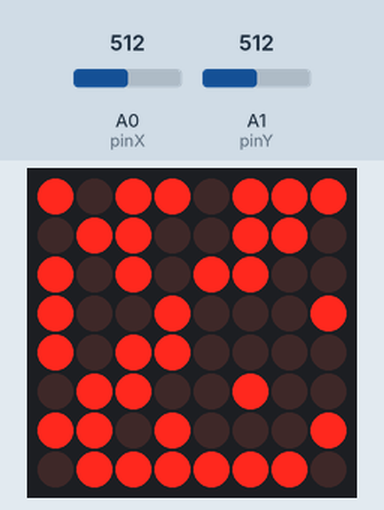
Simulated run of this sketch. Board: Arduino Uno, built with avr-gcc and run on an emulated ATmega328P. Parts: 8×8 LED matrix. Inputs (shaded band) come from the test bench; at power-on: A0 (pinX) = 512, A1 (pinY) = 512. Random numbers use the default seed unless the sketch sets one.

Above: at 0.15 s.
At 1.27 s:
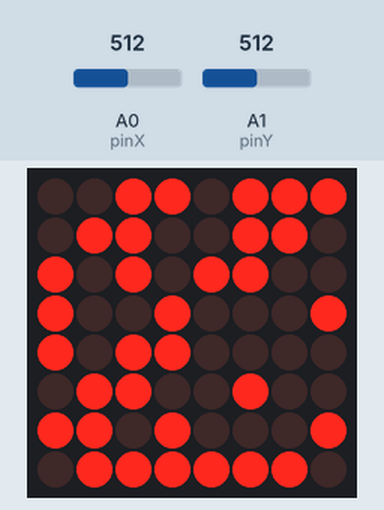
1.3 s: A0 (pinX) set to 610
At 1.37 s:
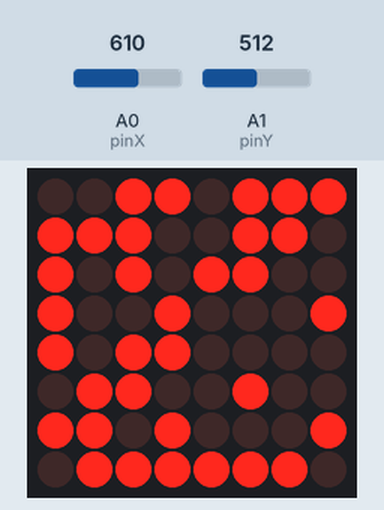

The sketch:

Homework7.ino
```cpp
#include "LedControl.h"

const int pinSW = 2;
const int pinX = 0;
const int pinY = 1;
const int wallsNumber = 32;
const int dinPin = 12;
const int clockPin = 11;
const int loadPin = 10;
const int matrixSize = 8;
const int matrixLength = matrixSize * matrixSize;
int playerPosition = 0;
bool isSpawned = 0;
unsigned long playerBlinkTime = 100;
unsigned long lastPlayerBlink = 0;
bool isBlinking = 0;
byte swState = LOW;
const int minTreshold = 400;
const int maxTreshold = 600;
bool joyMoved = false;
bool joyIsNeutral = false;
int debounceDelay = 50;

bool walls[matrixSize*matrixSize];

LedControl lc = LedControl(dinPin, clockPin, loadPin, 1);

void setup()
{
  Serial.begin(9600);

  lc.shutdown(0, false);                 // turn off power saving, enables display
  lc.setIntensity(0, 1);                 // sets brightness (0~15 possible values)
  lc.clearDisplay(0);                    // clear screen

  randomSeed(analogRead(0));

  spawnPlayer();
  generateWorld();
}

void spawnPlayer()
{
  playerPosition = random(0, matrixLength);
}

void movePlayer()
{
  int xValue = analogRead(pinX);
  int yValue = analogRead(pinY);
  if (xValue >= minTreshold && xValue <= maxTreshold && yValue >= minTreshold && yValue <=maxTreshold)
    joyIsNeutral = true;

  if(xValue > maxTreshold && walls[playerPosition + 1] == false && joyIsNeutral)
  {

    playerPosition++;
    joyIsNeutral = false;
  }
  if(xValue < minTreshold && walls[playerPosition - 1] == false && joyIsNeutral)
  {
    playerPosition--;
    joyIsNeutral = false;
  }
  if(yValue > maxTreshold && walls[playerPosition + matrixSize] == false && joyIsNeutral)
  {
    playerPosition = playerPosition + matrixSize;
    joyIsNeutral = false;
  }
  if(yValue < minTreshold && walls[playerPosition - matrixSize] == false && joyIsNeutral)
  {
    playerPosition = playerPosition - matrixSize;
    joyIsNeutral = false;
  }
}

void spawnBomb()
{

}
void generateWorld()
{
  int wallCount = 0;
  int off[5] = {0, 1, -1, matrixSize, -matrixSize};

  while (wallCount < wallsNumber)
  {
    int i = random(0, matrixLength);

    bool valid = !walls[i];

    for (int j = 0; j< 5; j++)
    {
      if(playerPosition == i + off[j])
      {
        valid = false;
        break;
      }
    }

    if (valid)
    {
      walls[i] = true;
      wallCount++;
    }
  }
}

void draw()
{
  while (millis() - lastPlayerBlink >= playerBlinkTime)
  {
    isBlinking = !isBlinking;
    lastPlayerBlink = millis();
  }

  for(int i = 0; i< matrixLength; i++)
    lc.setLed(0, i%matrixSize,i/matrixSize,(i == playerPosition) ? isBlinking : walls[i]);
}

void loop()
{
  draw();
  movePlayer();
}
```
